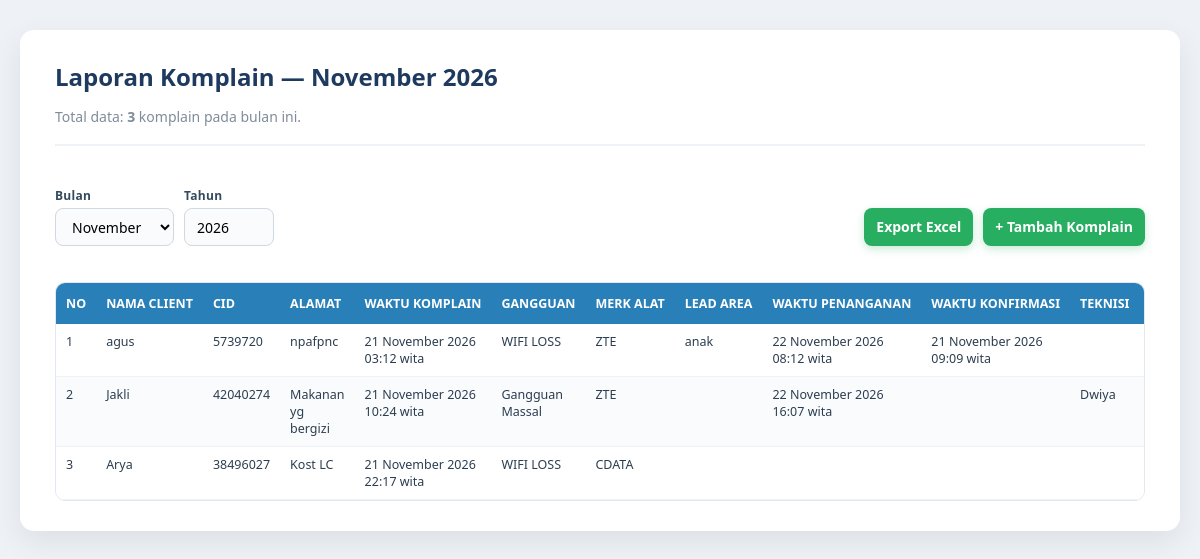
The page /laporan/index.php on the database its author committed.
### tables this page shows
CREATE TABLE `komplain` (
  `id` int NOT NULL,
  `nama_client` varchar(150) NOT NULL,
  `cid` varchar(50) NOT NULL,
  `alamat` text NOT NULL,
  `waktu_komplain` datetime NOT NULL,
  `gangguan` varchar(100) NOT NULL,
  `merk_alat` varchar(50) DEFAULT NULL,
  `efad_area` varchar(50) DEFAULT NULL,
  `waktu_penanganan` datetime DEFAULT NULL,
  `waktu_konfirmasi` datetime DEFAULT NULL,
  `teknisi` varchar(100) DEFAULT NULL,
  `penanganan` varchar(50) DEFAULT NULL,
  `keterangan` text,
  `created_at` timestamp NULL DEFAULT CURRENT_TIMESTAMP
);

### config/helper.php (called while the page is built, shortened)
<?php
function tanggalIndo($datetime, $withWaktu = true) {
    if (empty($datetime)) return '';
    $bulan = [
        1 => 'Januari', 2 => 'Februari', 3 => 'Maret', 4 => 'April',
        5 => 'Mei', 6 => 'Juni', 7 => 'Juli', 8 => 'Agustus',
        9 => 'September', 10 => 'Oktober', 11 => 'November', 12 => 'Desember'
    ];
    $ts = strtotime($datetime);
    $hari = date('d', $ts);
    $bln  = $bulan[(int)date('n', $ts)];
    $thn  = date('Y', $ts);
    $jam   = date('H', $ts);
    $menit = date('i', $ts);
    return "$hari $bln $thn $jam:$menit";
}

### laporan/index.php (the view, shortened to what this page needs)
<?php
require_once __DIR__ . '/../config/db.php';
require_once __DIR__ . '/../config/helper.php';
$bulan = isset($_GET['bulan']) ? (int)$_GET['bulan'] : (int)date('n');
$tahun = isset($_GET['tahun']) ? (int)$_GET['tahun'] : (int)date('Y');
$filter_keterangan = isset($_GET['keterangan']) && is_array($_GET['keterangan']) ? $_GET['keterangan'] : [];
$sql = "SELECT * FROM komplain WHERE MONTH(waktu_komplain) = ? AND YEAR(waktu_komplain) = ?";
$params = [$bulan, $tahun];
$types  = 'ii';
$sql .= " ORDER BY waktu_komplain ASC";
$stmt = $conn->prepare($sql);
$stmt->bind_param($types, ...$params);
$stmt->execute();
$result = $stmt->get_result();
$namaBulan = [
    1 => 'Januari', 2 => 'Februari', 3 => 'Maret', 4 => 'April',
    5 => 'Mei', 6 => 'Juni', 7 => 'Juli', 8 => 'Agustus',
    9 => 'September', 10 => 'Oktober', 11 => 'November', 12 => 'Desember'
];
?>
<!DOCTYPE html>
<html lang="id">
<head>
    <link rel="stylesheet" href="../assets/style.css">
</head>
<body>
<div class="container" style="max-width: 1600px;">
    <h2>Laporan Komplain — <?= $namaBulan[$bulan] . ' ' . $tahun ?></h2>
    <p class="subtitle">Total data: <strong><?= $result->num_rows ?></strong> komplain pada bulan ini.</p>
    <form method="GET" id="form-filter">
        <div class="toolbar" style="align-items: center;">
            <div class="tool-item">
                <label>Bulan</label>
                <select name="bulan" onchange="this.form.submit()">
                    <?php foreach ($namaBulan as $i => $nm): ?>
                        <option value="<?= $i ?>" <?= $i === $bulan ? 'selected' : '' ?>><?= $nm ?></option>
                    <?php endforeach; ?>
                </select>
            </div>
            <div class="tool-item">
                <label>Tahun</label>
                <input type="number" name="tahun" value="<?= $tahun ?>" min="2000" max="2100" style="width:90px;" onchange="this.form.submit()">
            </div>
            <div class="tool-item">
                <label>&nbsp;</label>
                <a class="btn btn-export" href="export.php?<?= http_build_query([
                    'bulan' => $bulan, 'tahun' => $tahun, 'keterangan' => $filter_keterangan
                ]) ?>">Export Excel</a>
            </div>
            <div class="tool-item">
                <label>&nbsp;</label>
                <a class="btn btn-primary" href="../form/input.php">+ Tambah Komplain</a>
            </div>
        </div>
        <div class="table-wrapper">
            <table>
                <thead>
                    <tr>
                        <th>NO</th>
                        <th>NAMA CLIENT</th>
                        <th>CID</th>
                        <th>ALAMAT</th>
                        <th>WAKTU KOMPLAIN</th>
                        <th>GANGGUAN</th>
                        <th>MERK ALAT</th>
                        <th>LEAD AREA</th>
                        <th>WAKTU PENANGANAN</th>
                        <th>WAKTU KONFIRMASI</th>
                        <th>TEKNISI</th>
                        <th>PENANGANAN</th>
                    </tr>
                </thead>
                <tbody>
                <?php if ($result->num_rows === 0): ?>
                    <tr><td colspan="14" class="empty-row">Tidak ada data yang cocok dengan filter.</td></tr>
                <?php else: ?>
                    <?php $no = 1; while ($row = $result->fetch_assoc()): ?>
                        <tr>
                            <td><?= $no++ ?></td>
                            <td><?= htmlspecialchars($row['nama_client']) ?></td>
                            <td><?= htmlspecialchars($row['cid']) ?></td>
                            <td><?= htmlspecialchars($row['alamat']) ?></td>
                            <td><?= tanggalIndo($row['waktu_komplain']) ?> wita</td>
                            <td><?= htmlspecialchars($row['gangguan']) ?></td>
                            <td><?= htmlspecialchars($row['merk_alat'] ?? '') ?></td>
                            <td><?= htmlspecialchars($row['efad_area'] ?? '') ?></td>
                            <td><?= tanggalIndo($row['waktu_penanganan']) ?><?= $row['waktu_penanganan'] ? ' wita' : '' ?></td>
                            <td><?= tanggalIndo($row['waktu_konfirmasi']) ?><?= $row['waktu_konfirmasi'] ? ' wita' : '' ?></td>
                            <td><?= htmlspecialchars($row['teknisi'] ?? '') ?></td>
                            <td><?= htmlspecialchars($row['penanganan'] ?? '') ?></td>
                        </tr>
                    <?php endwhile; ?>
                <?php endif; ?>
                </tbody>
            </table>
        </div>
    </form>
</div>
</body>
</html>

### assets/style.css (style rules this page uses)
* { box-sizing: border-box; }
body { font-family: "Segoe UI", Tahoma, Arial, sans-serif; background: #eef2f7; margin: 0; padding: 30px 20px; color: #2c3e50; min-height: 100vh; }
.container { max-width: 1200px; margin: 0 auto; background: #fff; padding: 30px 35px; border-radius: 14px; box-shadow: 0 10px 30px rgba(0, 0, 0, 0.08); }
h2 { margin: 0 0 6px; color: #1e3a5f; font-size: 24px; }
.subtitle { color: #7f8c9b; font-size: 14px; margin-bottom: 25px; padding-bottom: 18px; border-bottom: 2px solid #eef2f7; }
label { font-weight: 600; font-size: 13px; color: #34495e; margin-bottom: 6px; letter-spacing: 0.3px; }
input, select, textarea { width: 100%; padding: 10px 12px; border: 1.5px solid #d0d8e0; border-radius: 8px; font-size: 14px; font-family: inherit; background: #fafbfc; transition: all 0.2s ease; }
.btn { display: inline-block; padding: 12px 26px; font-size: 15px; font-weight: 600; border: none; border-radius: 8px; cursor: pointer; text-decoration: none; transition: all 0.2s ease; text-align: center; }
.btn-primary { background: #27ae60; color: #fff; box-shadow: 0 3px 8px rgba(39, 174, 96, 0.25); }
.btn-export { background: #27ae60; color: #fff; box-shadow: 0 3px 8px rgba(39, 174, 96, 0.25); }
.toolbar { display: flex; gap: 10px; align-items: flex-end; flex-wrap: wrap; margin-bottom: 20px; padding: 16px 0px; border-radius: 10px; }
.toolbar .tool-item { display: flex; flex-direction: column; }
.toolbar label { font-size: 12px; margin-bottom: 4px; }
.toolbar select, .toolbar input, .toolbar .btn { height: 38px; padding: 0 12px; line-height: 36px; font-size: 14px; box-sizing: border-box; border-radius: 8px; }
.toolbar input[type="number"] { padding-right: 5px; }
.toolbar .btn { display: inline-flex; align-items: center; justify-content: center; }
.table-wrapper { overflow-x: auto; border-radius: 10px; border: 1px solid #e2e8f0; }
table { border-collapse: collapse; width: 100%; font-size: 12.5px; background: #fff; }
th { background: #2980b9; color: #fff; font-weight: 700; padding: 12px 10px; text-align: left; white-space: nowrap; }
td { padding: 9px 10px; border-bottom: 1px solid #eef2f7; vertical-align: top; }
tr:nth-child(even) td { background: #fafbfc; }

### rows shown on the page
komplain: nama_client "agus", cid "5739720", alamat "npafpnc", waktu_komplain "21 November 2026 03:12", gangguan "WIFI LOSS", merk_alat "ZTE", efad_area "anak", waktu_penanganan "22 November 2026 08:12", shows "wita", waktu_konfirmasi "21 November 2026 09:09"
komplain: nama_client "Jakli", cid "42040274", alamat "Makanan yg bergizi", waktu_komplain "21 November 2026 10:24", gangguan "Gangguan Massal", merk_alat "ZTE", waktu_penanganan "22 November 2026 16:07", shows "wita", teknisi "Dwiya"
komplain: nama_client "Arya", cid "38496027", alamat "Kost LC", waktu_komplain "21 November 2026 22:17", gangguan "WIFI LOSS", merk_alat "CDATA"

### other values the page prints
$namaBulan[$bulan] "November"
$tahun "2026"
$result->num_rows "3"
form field bulan "November"
